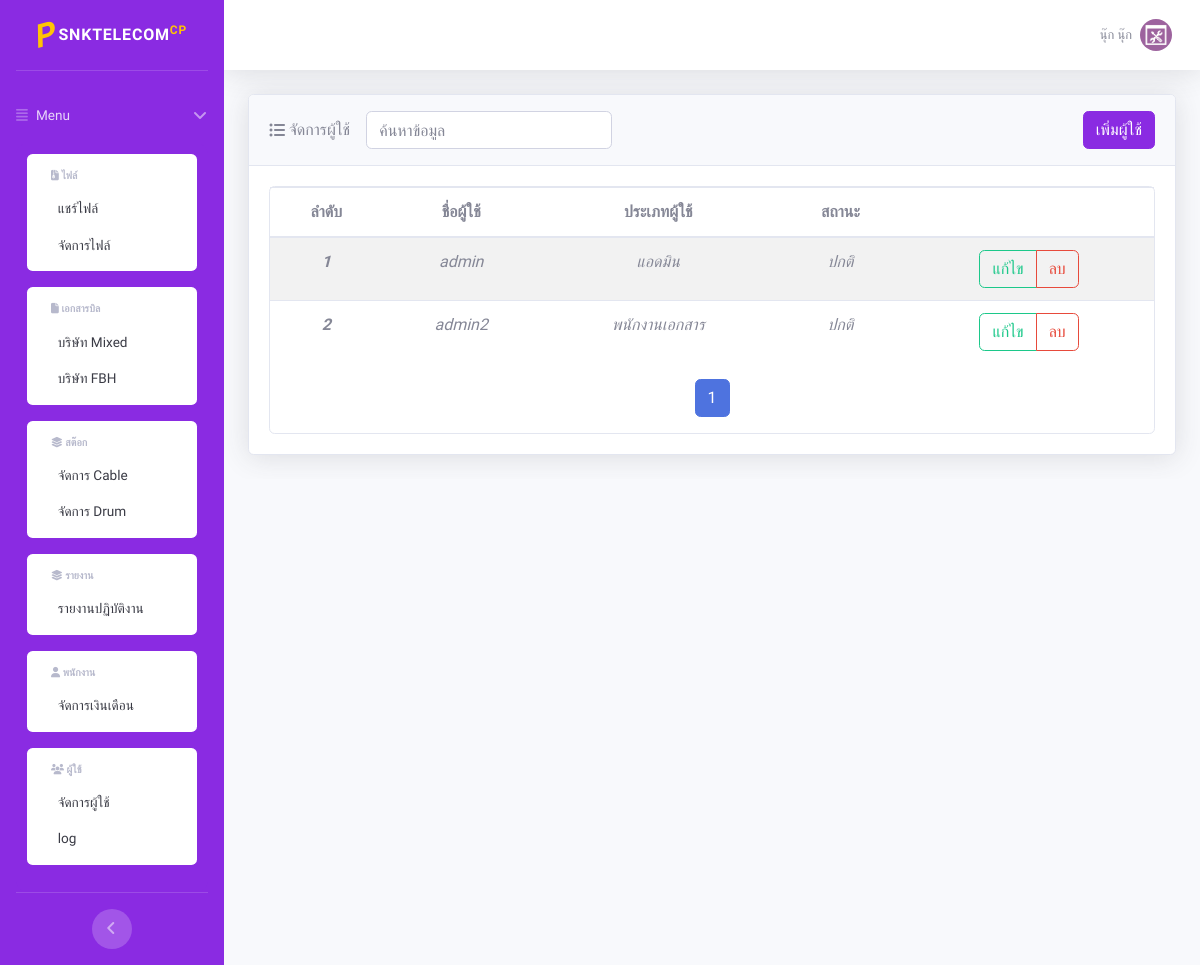
/index.php?page=users/list_user (signed in), run on the app's committed database.
### tables this page shows
CREATE TABLE `users` (
  `user_id` int(4) NOT NULL,
  `username` varchar(100) NOT NULL,
  `passW` varchar(100) DEFAULT NULL,
  `lv` char(1) NOT NULL DEFAULT '1' COMMENT '0=admin,1=เจ้าของ,2=พนักงานเอกสาร,3=พนักงานปฏิบัติงาน',
  `status` char(1) NOT NULL DEFAULT '1' COMMENT '1=ใช้งาน,0=แบน',
  `users_date` timestamp NOT NULL DEFAULT current_timestamp() ON UPDATE current_timestamp(),
  `employee_id` int(4) NOT NULL
);

CREATE TABLE `employee` (
  `employee_id` int(4) NOT NULL,
  `employee_name` varchar(100) NOT NULL,
  `employee_lastname` varchar(100) NOT NULL,
  `employee_age` int(2) NOT NULL,
  `employee_phone` varchar(10) NOT NULL,
  `employee_salary` double(8,2) NOT NULL,
  `employee_email` varchar(100) NOT NULL,
  `employee_position` int(1) NOT NULL,
  `employee_date` timestamp NOT NULL DEFAULT current_timestamp() ON UPDATE current_timestamp()
);

### users/list_user.php (the view, shortened to what this page needs)
<div class="container-fluid">
  <div class="card shadow mb-4">
    <div class="card-header d-flex justify-content-between align-items-center py-3">
      <i class="fa fa-list-ul" aria-hidden="true"></i>&nbsp;จัดการผู้ใช้
      <form class="d-none d-sm-inline-block form-inline mr-auto ml-md-3 my-2 my-md-0 mw-100 navbar-search">
        <div class="input-group">
          <input type="text" class="form-control" id="search" aria-label="Small" aria-describedby="inputGroup-sizing-sm" placeholder="ค้นหาข้อมูล">
        </div>
      </form>
      <button type="button" class="btn btn-warning bg-gradient-purple ml-auto" onclick="window.open('index.php?page=users/register', '_parent')">เพิ่มผู้ใช้</button>
    </div>
    <div class="card-body">
      <div class="card border h-100">
        <table class="table table-striped">
          <thead>
            <tr>
              <th scope="col">ลำดับ</th>
              <th scope="col">ชื่อผู้ใช้</th>
              <th scope="col">ประเภทผู้ใช้</th>
              <th scope="col">สถานะ</th>
              <th scope="col"> </th>
            </tr>
          </thead>
          <tbody>
            <?php
            include('connect.php');
            $strsql = "SELECT * FROM users ORDER BY user_id ASC";
            try {
              $stmt = $con->prepare($strsql);
              $stmt->execute();
              $result = $stmt->fetchAll(PDO::FETCH_ASSOC);
              $rowcount = count($result);
              if ($rowcount > 0) {
                $i = 1;
                foreach ($result as $rs) {
            ?>
                  <tr>
                    <th scope="row"><i class="to_file"><?php echo $i; ?></i></th>
                    <td><i class="to_file"><?php echo $rs['username']; ?></i></td>
                    <td><i class="to_file"><?php
                                            if ($rs['lv'] == 0) {
                                              echo "แอดมิน";
                                            } elseif ($rs['lv'] == 1) {
                                              echo "เจ้าของ";
                                            } elseif ($rs['lv'] == 2) {
                                              echo "พนักงานเอกสาร";
                                            } elseif ($rs['lv'] == 3) {
                                              echo "พนักงานปฏิบัติ";
                                            } else {
                                              echo "ไม่มีข้อมูล";
                                            }
                                            ?></td>
                    <td><i class="to_file"><?php
                                            if ($rs['status'] == 0) {
                                              echo "แบน";
                                            } elseif ($rs['status'] == 1) {
                                              echo "ปกติ";
                                            }
                                            ?></i></td>
                    <td>
                      <div class="btn-group" role="group" aria-label="Basic example">
                        <button type="button" class="btn btn-outline-success" data-toggle="modal" data-target="#editModal" data-id="<?php echo $rs['user_id']; ?>" data-username="<?php echo $rs['username']; ?>" data-lv="<?php echo $rs['lv']; ?>" data-status="<?php echo $rs['status']; ?>">แก้ไข</button>
                        <button type="button" class="btn btn-outline-danger" onclick="confirmDelete('<?php echo $rs['user_id']; ?>','<?php echo $rs['username']; ?>')">ลบ</button>
                      </div>
                    </td>
                  </tr>
            <?php
                  $i++;
                }
              } else {
                echo "<tr><td colspan='5'>ไม่พบข้อมูล</td></tr>";
              }
            } catch (PDOException $e) {
              echo "Error: " . $e->getMessage();
            }
            ?>
          </tbody>
        </table>
        <div class="pagination-container">
          <nav aria-label="Page navigation">
            <ul class="pagination justify-content-center">
            </ul>
          </nav>
        </div>
      </div>
    </div>
  </div>
</div>

### footer.php (shortened to what this page needs)
<?php
include("connect.php");
$users_id = $_SESSION['user_id'];
try {
  $con->setAttribute(PDO::ATTR_ERRMODE, PDO::ERRMODE_EXCEPTION);
  $sql = "SELECT users.*, employee.employee_name, employee.employee_lastname
        FROM users
        INNER JOIN employee ON users.employee_id = employee.employee_id
        WHERE users.user_id = :user_id";
  $stmt = $con->prepare($sql);
  $stmt->bindParam(':user_id', $users_id, PDO::PARAM_INT);
  $stmt->execute();
  $row = $stmt->fetch(PDO::FETCH_ASSOC);
} catch (PDOException $e) {
  die("Could not connect to the database $dbname :" . $e->getMessage());
}
?>
<nav class="navbar navbar-expand navbar-light bg-white topbar mb-4 static-top shadow">
  <ul class="navbar-nav ml-auto">
    <li class="nav-item dropdown no-arrow">
      <a class="nav-link dropdown-toggle" href="#" id="userDropdown" role="button" data-toggle="dropdown" aria-haspopup="true" aria-expanded="false">
        <span class="mr-2 d-none d-lg-inline text-gray-600 small "><?php echo $row['employee_name'] . ' ' . $row['employee_lastname']; ?></span>
        <img class="img-profile rounded-circle" src="img/picture.png">
      </a>
    </li>
  </ul>
</nav>

### css/styles.css (style rules this page uses)
.btn-warning { border: 1px solid #8a2be2; }
.bg-gradient-purple { background-color: #8a2be2; }
body { font-family: "Mitr"; font-size: 16px; background-color: #f8f9fc; }
table { text-align: center; }
html, body { height: 100%; margin: 0; padding: 0; }

### data on the page
users: employee.employee_name "นุ๊ก", employee.employee_lastname "นุ๊ก", username "admin", lv "แอดมิน", status "ปกติ"
users: username "admin2", lv "พนักงานเอกสาร", status "ปกติ"
